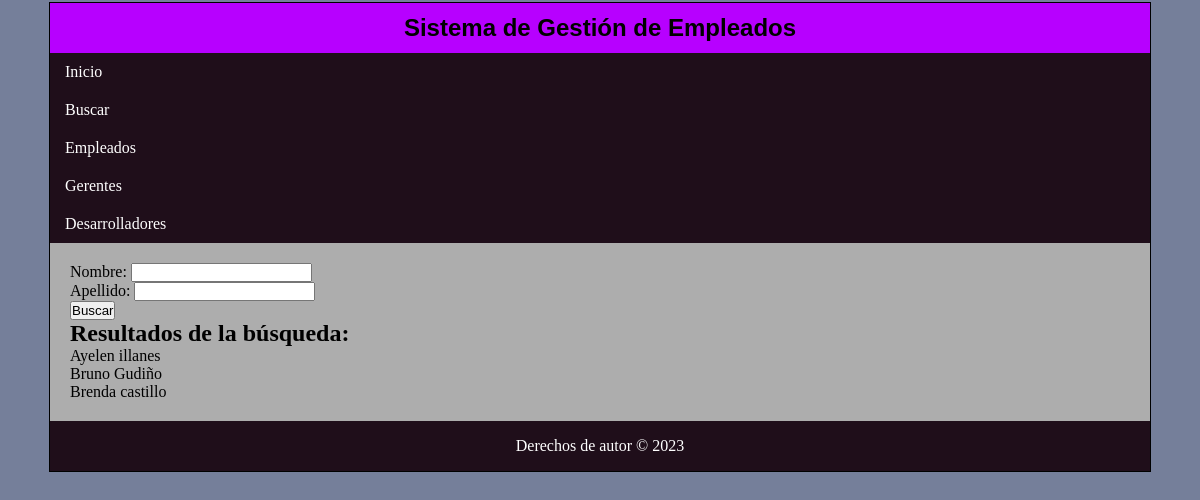
Screenshot of /empleados/search/ with the database file from the repository.
### empleados/models.py (models this page shows, shortened)
class Empleado(models.Model):
    nombre = models.CharField(max_length=100)
    apellido = models.CharField(max_length=100)
    salario = models.DecimalField(max_digits=8, decimal_places=2)
    def obtener_nombre_completo(self):
        return f"{self.nombre} {self.apellido}"

class Gerente(models.Model):
    nombre = models.CharField(max_length=100)
    apellido = models.CharField(max_length=100)
    salario = models.DecimalField(max_digits=8, decimal_places=2)
    departamento = models.CharField(max_length=100)

class Desarrollador(models.Model):
    nombre = models.CharField(max_length=100)
    apellido = models.CharField(max_length=100)
    salario = models.DecimalField(max_digits=8, decimal_places=2)
    lenguaje = models.CharField(max_length=100)

### empleados/views.py (the view)
# urls.py: path('search/', views.search, name='search'),
def search(request):
    form = BusquedaForm(request.GET)
    resultados = []
    if form.is_valid():
        nombre = form.cleaned_data['nombre']
        apellido = form.cleaned_data['apellido']
        empleados = Empleado.objects.filter(nombre__icontains=nombre, apellido__icontains=apellido)
        gerentes = Gerente.objects.filter(nombre__icontains=nombre, apellido__icontains=apellido)
        desarrolladores = Desarrollador.objects.filter(nombre__icontains=nombre, apellido__icontains=apellido)
        resultados.extend(empleados)
        resultados.extend(gerentes)
        resultados.extend(desarrolladores)
    return render(request, 'empleados/search_form.html', {'form': form, 'resultados': resultados})

### empleados/forms.py
class BusquedaForm(forms.Form):
    nombre = forms.CharField(label='Nombre', required=False)
    apellido = forms.CharField(label='Apellido', required=False)

### empleados/templates/empleados/search_form.html
{% extends 'empleados/base.html' %}
{% block content %}
<form method="get" action="{% url 'empleados:search' %}">
    {{ form.as_p }}
    <button type="submit">Buscar</button>
</form>
{% if resultados %}
    <h2>Resultados de la búsqueda:</h2>
    <ul>
    {% for resultado in resultados %}
        <li>{{ resultado.nombre }} {{ resultado.apellido }} </li>
    {% endfor %}
    </ul>
{% else %}
    <p>No se encontraron resultados.</p>
{% endif %}
{% endblock %}

### empleados/static/styles.css (style rules this page uses)
* { margin: 0px; padding: 0px; }
body { background: #757f9a; }
ul, ol { list-style: none; }

### rows the page displays
Empleado: nombre "Ayelen", apellido "illanes"
Gerente: nombre "Bruno", apellido "Gudiño"
Desarrollador: nombre "Brenda", apellido "castillo"
